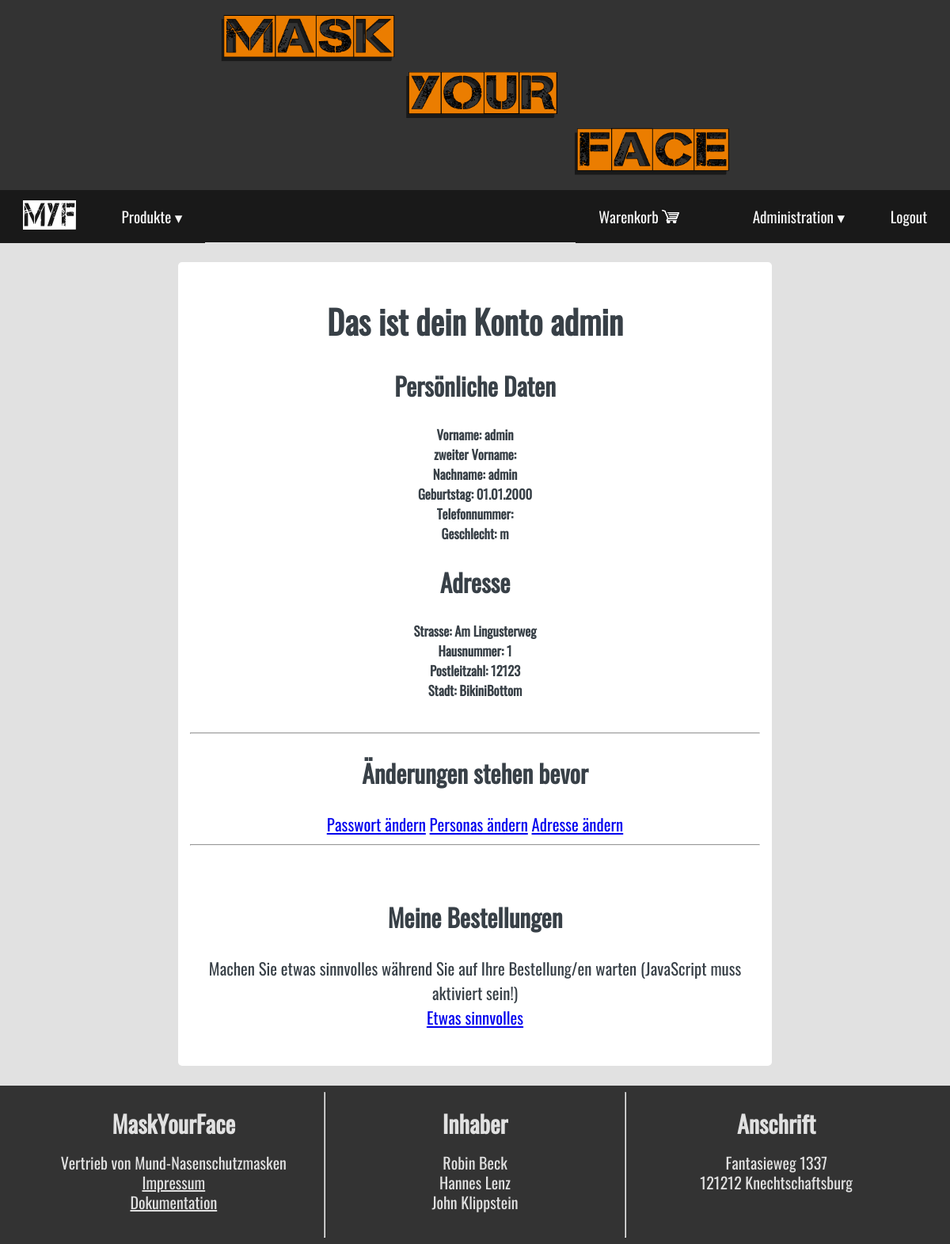
The page /index.php?c=accounts&a=myspace (signed in) on the database its author committed.
### tables this page shows
CREATE TABLE `users` (
  `id` int(11) NOT NULL,
  `createdAt` timestamp NOT NULL DEFAULT current_timestamp(),
  `updatedAt` timestamp NULL DEFAULT NULL ON UPDATE current_timestamp(),
  `firstName` varchar(50) NOT NULL,
  `lastName` varchar(50) NOT NULL,
  `secondName` varchar(50) DEFAULT NULL,
  `gender` enum('u','m','f') DEFAULT NULL,
  `phone` varchar(26) DEFAULT NULL,
  `addressesID` int(11) NOT NULL,
  `birthDate` date NOT NULL,
  `role` enum('admin','user') NOT NULL DEFAULT 'user'
);

CREATE TABLE `addresses` (
  `id` int(11) NOT NULL,
  `createdAt` timestamp NOT NULL DEFAULT current_timestamp(),
  `updatedAt` timestamp NULL DEFAULT NULL ON UPDATE current_timestamp(),
  `street` varchar(255) NOT NULL,
  `streetNumber` varchar(10) NOT NULL,
  `city` varchar(60) NOT NULL,
  `zipCode` varchar(12) NOT NULL
);

### config/database.php (called while the page is built, shortened)
<?php
$user       = 'root';

### core/_baseModelClass.php (called while the page is built, shortened)
<?php
abstract class BaseModel
{
    protected $data = [];
    public function __get($key)
    {
        if(array_key_exists($key, $this->data))
        {
            return $this->data[$key];
        }
        throw new \Exception('You can not access to property "'.$key.'" for the class "'.get_called_class());
    }
    public function __set($key, $value)
    {
        if (array_key_exists($key, $this->schema)) {
            $this->data[$key] = $value;
            return;
        }
        throw new \Exception('You can not write top property "'.$key.'" for the class "'.get_called_class());
    }
    public static function tablename()
    {
        $class = get_called_class();
        if(defined($class.'::TABLENAME'))
        {
            return strtolower($class::TABLENAME);
        }
        return null;
    }
    public static function findOne($where='', $orderBy='')
    {
        $db  = $GLOBALS['database'];
        $result = null;
        try
        {
                $db->query('SET NAMES utf8')->execute();
                $sql = 'SELECT * FROM ' . self::tablename();
                if(!empty($where))
                {
                    $sql.=' WHERE ' . $where;
                }
                $sql .= ';';
                $resultSet = $db->query($sql)->fetch();
                if(is_array($resultSet))
                {
                    $result = new $currentClass($resultSet);
                }
        }
        catch(\PDOException $e)
        {
            die('Select statement failed: '.$e->getMessage());
        }
        return $result;
    }
}

### controllers/accountsController.php (called while the page is built, shortened)
<?php
class accountsController extends Controller
{
    public function actionMySpace ()
    {
        $myOwnID = $_SESSION['userID'];
        if($myOwnID != '')
        {
            $userData = User::findOne('id='.$myOwnID);
            $addressData = Address::findOne('id='.$userData->addressesID);
        }
        else
        {
            $this->redirect('index.php?c=pages&a=login');
        }
    }
}

### models/userClass.php (called while the page is built, shortened)
<?php
class User extends BaseModel
{
    private  $address = null;
    public function __get($key)
    {
        if($key == 'address')
        {
            if($this->address == null)
            {
                $this->address = Address::findOne('id=' .$this->addressesID);
            }
            return $this->address;
        }
        else
        {
            return parent::__get($key);
        }
    }
}

### views/accounts/myspace.php (the view, shortened to what this page needs)
<div class="formWrapper">
    <form class="productForm">
        <h1>
            Das ist dein Konto <?=htmlspecialchars($user->firstName)?>
        </h1>
        <h2>Persönliche Daten</h2>
        <section class="formWrapper mySpace">
            <label>Vorname: <span><?=htmlspecialchars($user->firstName)?> </span> </label>
            <label>zweiter Vorname: <span><?=htmlspecialchars($user->secondName)?></span></label>
            <label>Nachname: <span> <?=htmlspecialchars($user->lastName)?></span></label>
            <label>Geburtstag: <span><?=htmlspecialchars(date('d.m.Y' ,strtotime($user->birthDate)))?></span></label>
            <label>Telefonnummer: <span><?=htmlspecialchars($user->phone)?></span></label>
            <label>Geschlecht: <span><?=htmlspecialchars($user->gender)?></span></label>
            <h2>Adresse</h2>
            <label>Strasse: <span><?=htmlspecialchars($address->street)?></span></label>
            <label>Hausnummer: <span><?=htmlspecialchars($address->streetNumber)?></span></label>
            <label>Postleitzahl: <span><?=htmlspecialchars($address->zipCode)?></span></label>
            <label>Stadt: <span><?=htmlspecialchars($address->city)?></span></label>
        </section>
        <br>
        <hr>
        <h2>Änderungen stehen bevor</h2>
        <section class="formWrapper">
            <a href="index.php?c=accounts&a=changesecrets">Passwort ändern</a>
            <a href="index.php?c=accounts&a=changepersonaldata">Personas ändern</a>
            <a href="index.php?c=accounts&a=changeaddress">Adresse ändern</a>
        </section>
        <hr>
        <br>
        <h2>Meine Bestellungen</h2>
        <section class="formWrapper">
            Machen Sie etwas sinnvolles während Sie auf Ihre Bestellung/en warten (JavaScript muss aktiviert sein!)<br>
            <a href="index.php?c=accounts&a=waitingArea">Etwas sinnvolles</a>
        </section>
        <br>
        </div>
</div>

### assets/styles/style.css (style rules this page uses)
:root { --orange: #eb7d00; --darkgrey: #333; --fontColor: #384047; }
html { margin: 0; padding: 0; }
body { font-family: 'Oswald', sans-serif; margin: 0; background: #e1e1e1; color: var(--fontColor); }
h2, p { text-align: center; }
.formWrapper { text-align: center; }
.formWrapper form { margin: 25px auto; display: block; text-align: left; padding: 15px; background-color: #ffffff; border-radius: 5px; font-size: 1.3em; }
.formWrapper .productForm { width: 85%; }
form h1 { text-align: center; }
form input, form label, form textarea, form select { display: block; font-size: .8em; }
form label { font-weight: bold; }

### assets/styles/desktop.css (style rules this page uses)
@media screen and (min-width: 900px) { body { margin: 0px; background: #e1e1e1; color: #384047; } }
@media screen and (min-width: 900px) { h1, h2, p { text-align: center; } }
@media screen and (min-width: 900px) { .productForm { width: 60% !important; } }

### rows shown on the page
users: firstName "admin", lastName "admin", birthDate "01.01.2000", gender "m"
addresses: street "Am Lingusterweg", streetNumber "1", zipCode "12123", city "BikiniBottom"
